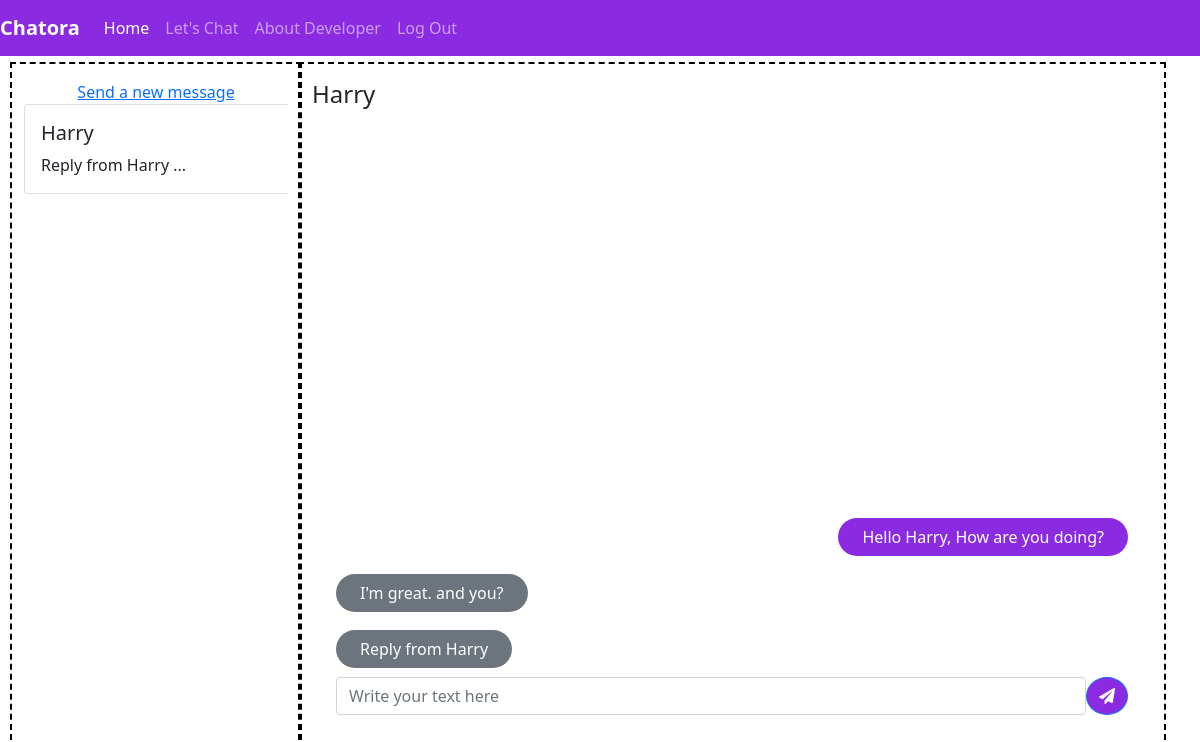
The page /chat/ (signed in) on the database as committed earlier.
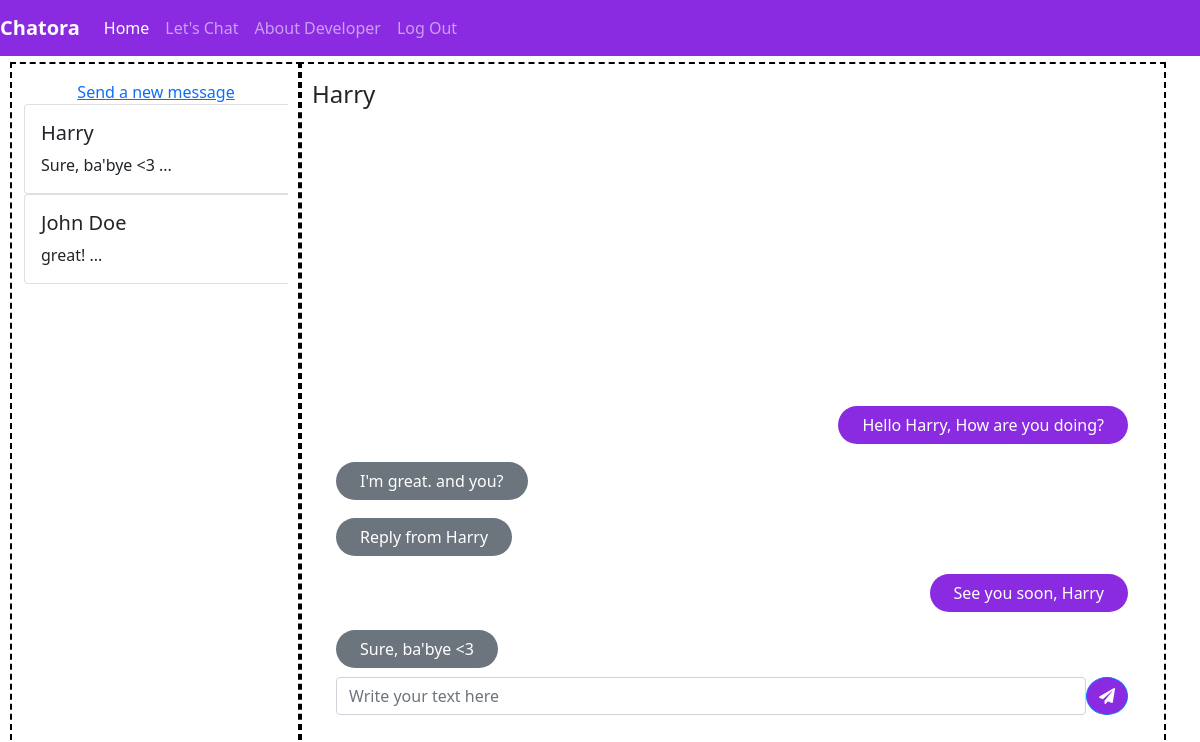
The same page on the database as committed later.
### chat/models.py (models this page shows, shortened)
class User(AbstractUser):
    pass

class Conversation(models.Model):
    participants = models.ManyToManyField(User,related_name='participant')
    Messages = models.ManyToManyField(Message,related_name='texts')
    Last_Updated = models.DateTimeField(auto_now=True)

class Message(models.Model):
    Text = models.CharField(max_length=200)
    From = models.ForeignKey(User,on_delete=models.CASCADE,related_name='sender')

### chat/views.py (the view)
# urls.py: path('chat/',views.messages,name='messages'),
@login_required
def messages(request):
    user = request.user
    conv_id = request.POST.get('conv_id')
    con = Conversation.objects.filter(participants=user).order_by('-Last_Updated')
    if conv_id == "" or conv_id == None:
        try:
            latest = con[0].id
        except IndexError:
            latest = ""
    else:
        latest = int(conv_id)
    if type(latest) is not str:
        disp_msgs = Conversation.objects.get(pk=latest).Messages.order_by('-id')
    else:
        disp_msgs = None
    return render(request,'chat/messages.html',{'all_conversations':con,'disp_msgs':disp_msgs})

### chat/templates/chat/messages.html (shortened to what this page needs)
{% extends 'chat/base.html' %}
{% block all_chats %}
    <div class="my-3">
    <div class="my-3" style="height: 75vh">
    <div id="all_messages" style="height: inherit; overflow-y: auto; display: flex; flex-direction: column; ">
    <a class="text-center" href="#">Send a new message</a>
        {% for each_conv in all_conversations %}
        <div class="card" style="width: 18rem;">
  <div class="card-body">
    <h5 class="card-title">
        {% for participant_name in each_conv.participants.all %}
            {% if participant_name != user %}
            {{ participant_name.first_name }}
            {% endif %}
        {% endfor %}
    </h5>
    <p class="card-text">{{each_conv.Messages.last.Text |slice:":17" }} ...</p>
        </div>
        </div>
        {% endfor %}
    </div>
    </div>
    </div>
{% endblock %}
{% block conversation %}
    <div class="my-3" style="height: 70vh">
    <h4>
        {% for participant_name in all_conversations.first.participants.all %}
            {% if participant_name != user %}
            {{ participant_name.first_name }}
            {% endif %}
        {% endfor %}
    </h4>
    <div id="messages" style="height: inherit; overflow-y: auto; display: flex; flex-direction: column-reverse; ">
    {% for eachMsg in disp_msgs %}
        {% if not eachMsg.From == user %}
        <div class="container my-3 text-white">
            <span class="bg-secondary container py-2" style="border-radius: 50px;">{{ eachMsg.Text }}</span>
        </div>
        {% else %}
        <div class="container my-3 text-white" style="text-align: right;">
            <span class="bg-primary container py-2" style="border-radius: 50px;">{{ eachMsg.Text }}</span>
        </div>
        {% endif %}
        {% endfor %}
    </div>
        <div class="container">
    <form class="d-flex">
    <input type="text" id="{{ all_conversations.first.id }}" class="form-control msg" name="txt" placeholder="Write your text here">
    <button class="btn btn-primary" class="send" type="submit" style="border-radius: 100%;"><i class="fas fa-paper-plane"></i></button>
    </form>
        </div>
    </div>
{% endblock %}

### chat/templates/chat/base.html (shortened to what this page needs)
{% load static %}
<!doctype html>
<html lang="en">
<head>
    <link href="https://cdn.jsdelivr.net/npm/bootstrap@5.0.0-beta2/dist/css/bootstrap.min.css" rel="stylesheet"
>
    <link rel="stylesheet" href="https://pro.fontawesome.com/releases/v5.10.0/css/all.css"/>
</head>
<body>
<nav class="navbar navbar-expand-lg navbar-dark bg-primary">
    <a class="navbar-brand" href="#"><b>Chatora </b></a>
    <div class="collapse navbar-collapse" id="navbarNav">
        <ul class="navbar-nav">
            <li class="nav-item active">
                <a class="nav-link active" href="#">Home</a>
            </li>
            <li class="nav-item">
                <a class="nav-link" href="#">Let's Chat</a>
            </li>
            <li class="nav-item">
                <a class="nav-link" href="#">About Developer</a>
            </li>
            {% if user.is_authenticated %}
                <li class="nav-item text-right mr-4">
                    <a class="nav-link" href="{% url 'logout' %}">Log Out</a>
                </li>
            {% endif %}
        </ul>
    </div>
</nav>
<div class="container-fluid row mt-2">
    <div class="container col-3" style="outline: 2px dashed black">
        {% block all_chats %}{% endblock %}
    </div>
    <div class="container col-9" style="outline: 2px dashed black; height: 88vh;">
        {% block conversation %}{% endblock %}
    </div>
</div>
</body>
</html>

### chat/templates/chat/base.html (style rules this page uses)
.bg-primary, .btn-primary, .bg-primary, .primary { background-color: blueviolet !important; }

Rows that differ between the two databases and show on the page:
changed Conversation: Messages.last.Text "Reply from Harry" → "Sure, ba'bye <3"
added Conversation: Messages.last.Text "great!"
added User: first_name "John Doe", shown under "great!"
added Message: Text "Sure, ba'bye <3"
added Message: Text "See you soon, Harry"
